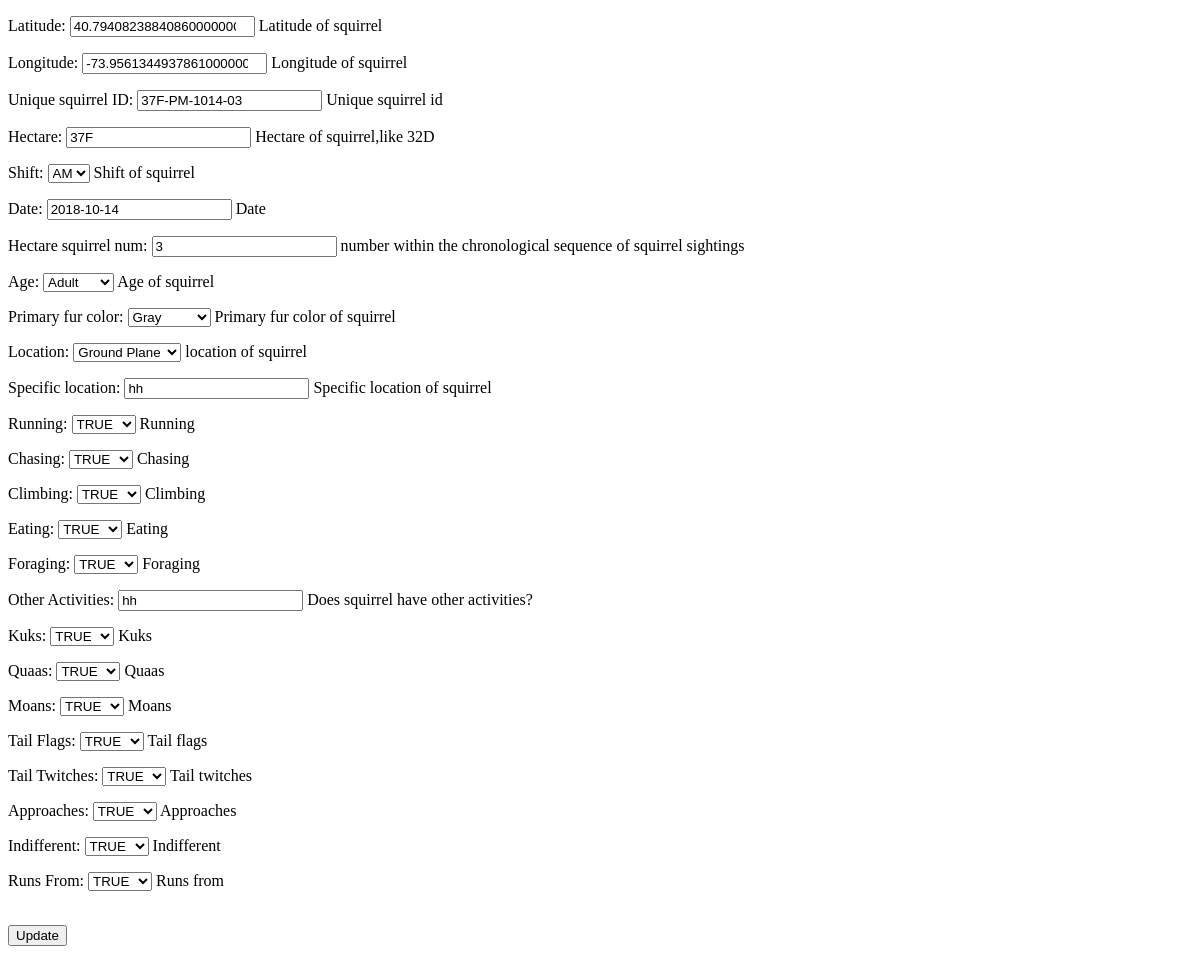
The page /sightings/37F-PM-1014-03/ on the database as committed earlier.
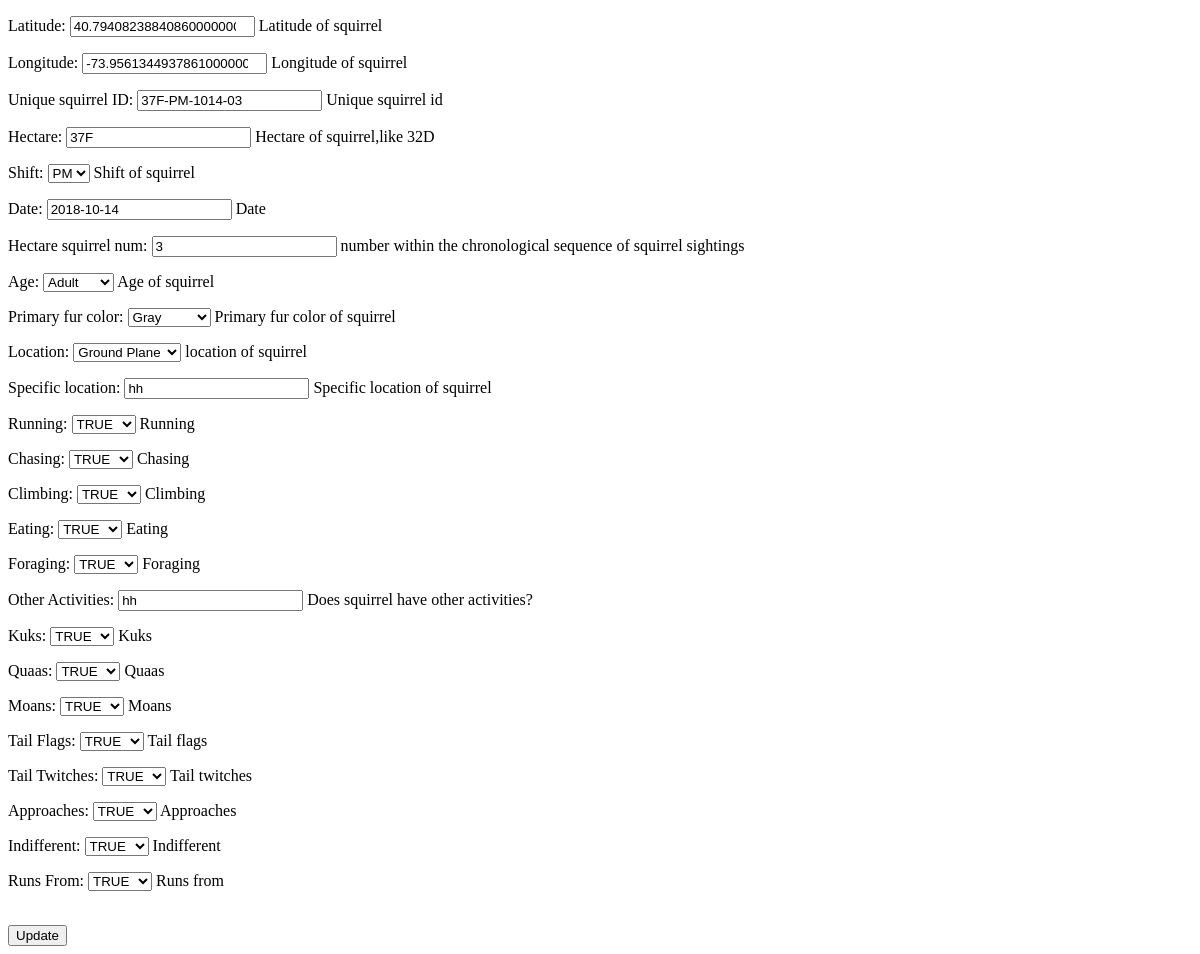
The same page on the database as committed later.
### sightings/models.py (models this page shows, shortened)
class Squirrel(models.Model):
    Latitude= models.DecimalField(
            help_text=_("Latitude of squirrel"),
            max_digits=30,
            decimal_places=20,
            )
    Longitude = models.DecimalField(
            help_text=_("Longitude of squirrel"),
            max_digits=30,
            decimal_places=20,
            )
    Unique_squirrel_ID = models.CharField(
            help_text=_("Unique squirrel id"),
            max_length=50,
            primary_key=True,
            )
    Hectare = models.CharField(
            help_text=_("Hectare of squirrel,like 32D"),
            max_length=10,
            )
    AM = 'AM'
    PM = 'PM'
    SHIFT_CHOICES = (
            (AM,'AM'),
            (PM,'PM'),
            )
    Shift = models.CharField(
            help_text=_("Shift of squirrel"),
            choices=SHIFT_CHOICES,
            max_length=15,
            default=AM,
            )
    Date = models.DateField(
             help_text=_('Date'),
             null=True,
             )
    Hectare_squirrel_num = models.SmallIntegerField(
            help_text=_("number within the chronological sequence of squirrel sightings"),
            )
    Adult = 'Adult'
    Juvenile = 'Juvenile'
    AGE_CHOICES = (
            (Adult,'Adult'),
            (Juvenile,'Juvenile'),
            )
    Age = models.CharField(
            help_text=_("Age of squirrel"),
            choices=AGE_CHOICES,
            max_length=15,
            default=False,
            )
    Gray = 'Gray'
    Black = 'Black'
    Cinnamon = 'Cinnamon'
    PRIMARYFURCOLOR_CHOICES = (
            (Gray,'Gray'),
            (Black,'Black'),
            (Cinnamon,'Cinnamon'),
            )
    Primary_fur_color = models.CharField(
            help_text=_("Primary fur color of squirrel"),
            choices=PRIMARYFURCOLOR_CHOICES,
            max_length=20,
            default=False,
            )
    GroundPlane = 'Ground Plane'
    AboveGround = 'Above Ground'
    LOCATION_CHOICES = (
            (GroundPlane,'Ground Plane'),
            (AboveGround,'Above Ground'),
            )
    Location = models.CharField(
            help_text=_("location of squirrel"),
            choices=LOCATION_CHOICES,
            max_length=20,
            default=False,
            )
    Specific_location = models.CharField(
            help_text=_("Specific location of squirrel"),
            max_length=100,
            default=False,
            )
    TRUE='TRUE'
    FALSE='FALSE'
    Running = models.CharField(help_text=_('Running'),
            choices=((TRUE,'TRUE'),(FALSE,'FALSE')),default=FALSE,max_length=5,null=True)
    Chasing = models.CharField(help_text=_('Chasing'),
            choices=((TRUE,'TRUE'),(FALSE,'FALSE')),default=FALSE,max_length=5,null=True)
    Climbing = models.CharField(help_text=_('Climbing'),
            choices=((TRUE,'TRUE'),(FALSE,'FALSE')),default=FALSE,max_length=5,null=True)
    Eating = models.CharField(help_text=_('Eating'),
            choices=((TRUE,'TRUE'),(FALSE,'FALSE')),default=FALSE,max_length=5,null=True)
    Foraging = models.CharField(help_text=_('Foraging'),
            choices=((TRUE,'TRUE'),(FALSE,'FALSE')),default=FALSE,max_length=5,null=True)
    Other_Activities = models.CharField(
            help_text=_("Does squirrel have other activities?"),
            max_length=100,
            null=True,
            blank=True,
            )
    Kuks = models.CharField(help_text=_('Kuks'),
            choices=((TRUE,'TRUE'),(FALSE,'FALSE')),default=FALSE,max_length=5,null=True)
    Quaas = models.CharField(help_text=_('Quaas'),
            choices=((TRUE,'TRUE'),(FALSE,'FALSE')),default=FALSE,max_length=5,null=True)
    Moans = models.CharField(help_text=_('Moans'),
            choices=((TRUE,'TRUE'),(FALSE,'FALSE')),default=FALSE,max_length=5,null=True)
    Tail_Flags = models.CharField(help_text=_('Tail flags'),
            choices=((TRUE,'TRUE'),(FALSE,'FALSE')),default=FALSE,max_length=5,null=True)
    Tail_Twitches = models.CharField(help_text=_('Tail twitches'),
            choices=((TRUE,'TRUE'),(FALSE,'FALSE')),default=FALSE,max_length=5,null=True)
    Approaches = models.CharField(help_text=_('Approaches'),
            choices=((TRUE,'TRUE'),(FALSE,'FALSE')),default=FALSE,max_length=5,null=True)
    Indifferent = models.CharField(help_text=_('Indifferent'),
            choices=((TRUE,'TRUE'),(FALSE,'FALSE')),default=FALSE,max_length=5,null=True)
    Runs_From = models.CharField(help_text=_('Runs from'),
            choices=((TRUE,'TRUE'),(FALSE,'FALSE')),default=FALSE,max_length=5,null=True)

### sightings/views.py (the view)
# urls.py: path("<unique_id>/", views.edit_sighting),
def edit_sighting(request, unique_id):
    sighting = Squirrel.objects.get(Unique_squirrel_ID=unique_id)
    if request.method == 'POST':
        form = SightingForm(request.POST, instance=sighting)
        if form.is_valid():
            form.save()
            return redirect(f'/sightings/')
    else:
        form = SightingForm(instance=sighting)
    context = {
            'form': form,
    }
    return render(request, 'sightings/edit.html', context)

### sightings/forms.py
class SightingForm(ModelForm):
    class Meta:
        model = Squirrel
        fields = '__all__'

### sightings/templates/sightings/edit.html (shortened to what this page needs)
<!doctype html>
<html>
  <body>
    <form method="post">
      {{ form.as_p }}
      <br>
      <input type="submit" name="Submit" value="Update">
    </form>
  </body>
</html>

Rows that differ between the two databases and show on the page:
changed Squirrel "37F-PM-1014-03": Shift "AM" → "PM"
